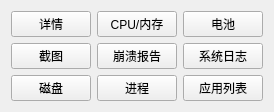
                    <widget class="QWidget" name="iosInfoScrollContent">
                     <layout class="QGridLayout" name="iosInfoGrid">
                      <item row="0" column="0">
                       <widget class="QPushButton" name="btnIosDetail">
                        <property name="text">
                         <string>详情</string>
                        </property>
                       </widget>
                      </item>
                      <item row="0" column="1">
                       <widget class="QPushButton" name="btnIosSysmon">
                        <property name="toolTip">
                         <string>sysmontap 采样一帧 CPU/内存到输出区</string>
                        </property>
                        <property name="text">
                         <string>CPU/内存</string>
                        </property>
                       </widget>
                      </item>
                      <item row="0" column="2">
                       <widget class="QPushButton" name="btnIosBattery">
                        <property name="toolTip">
                         <string>batterycheck 读取电池信息</string>
                        </property>
                        <property name="text">
                         <string>电池</string>
                        </property>
                       </widget>
                      </item>
                      <item row="1" column="0">
                       <widget class="QPushButton" name="btnIosScreenshot">
                        <property name="toolTip">
                         <string>截图并打开预览窗口，可另存为图片</string>
                        </property>
                        <property name="text">
                         <string>截图</string>
                        </property>
                       </widget>
                      </item>
                      <item row="1" column="1">
                       <widget class="QPushButton" name="btnIosCrash">
                        <property name="toolTip">
                         <string>崩溃报告（含 OOM Jetsam 标注）</string>
                        </property>
                        <property name="text">
                         <string>崩溃报告</string>
                        </property>
                       </widget>
                      </item>
                      <item row="1" column="2">
                       <widget class="QPushButton" name="btnIosLog">
                        <property name="toolTip">
                         <string>抓取最近一段 syslog 到输出区（可勾选持续跟随）</string>
                        </property>
                        <property name="text">
                         <string>系统日志</string>
                        </property>
                       </widget>
                      </item>
                      <item row="2" column="0">
                       <widget class="QPushButton" name="btnIosDisk">
                        <property name="toolTip">
                         <string>查看磁盘剩余容量</string>
                        </property>
                        <property name="text">
                         <string>磁盘</string>
                        </property>
                       </widget>
                      </item>
                      <item row="2" column="1">
                       <widget class="QPushButton" name="btnIosProcess">
                        <property name="toolTip">
                         <string>列出设备进程</string>
                        </property>
                        <property name="text">
                         <string>进程</string>
                        </property>
                       </widget>
                      </item>
                      <item row="2" column="2">
                       <widget class="QPushButton" name="btnIosApps">
                        <property name="toolTip">
                         <string>列出设备上已安装的应用</string>
                        </property>
                        <property name="text">
                         <string>应用列表</string>
                        </property>
                       </widget>
                      </item>
                     </layout>
                    </widget>
